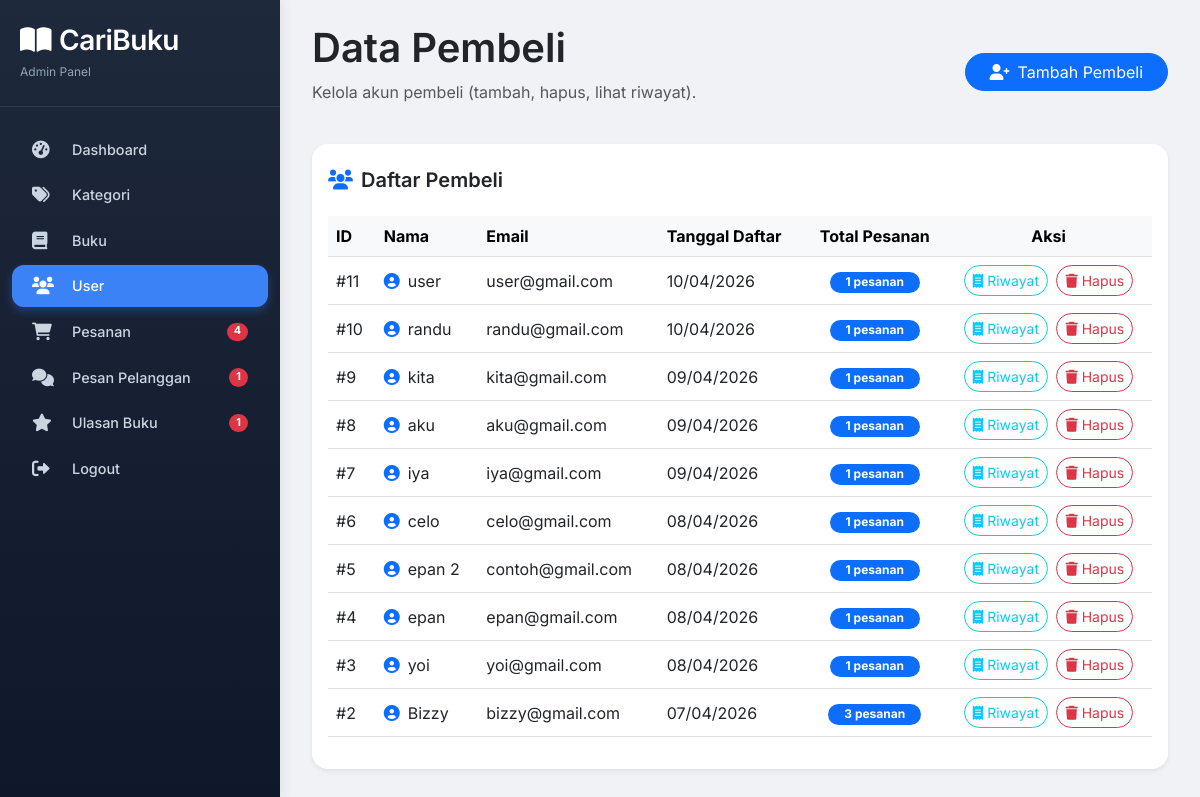
The page /admin/users.php (signed in) on the database its author committed.
### tables this page shows
CREATE TABLE `users` (
  `id` int(11) NOT NULL,
  `name` varchar(100) NOT NULL,
  `email` varchar(100) NOT NULL,
  `password` varchar(255) NOT NULL,
  `role` enum('admin','user') DEFAULT 'user',
  `created_at` timestamp NOT NULL DEFAULT current_timestamp()
);

### admin/users.php (the view, shortened to what this page needs)
<?php
require_once __DIR__ . '/includes/header.php';
$users = $conn->query("
    SELECT u.id, u.name, u.email, u.created_at, COUNT(o.id) as total_orders
    FROM users u
    LEFT JOIN orders o ON u.id = o.user_id
    WHERE u.role = 'user'
    GROUP BY u.id
    ORDER BY u.created_at DESC
");
?>
<div class="d-flex justify-content-between align-items-center flex-wrap mb-4">
    <div>
        <h1 class="display-6 fw-semibold">Data Pembeli</h1>
        <p class="text-muted">Kelola akun pembeli (tambah, hapus, lihat riwayat).</p>
    </div>
    <button class="btn btn-primary rounded-pill px-4" data-bs-toggle="modal" data-bs-target="#addUserModal">
        <i class="fas fa-user-plus me-2"></i>Tambah Pembeli
    </button>
</div>
<div class="card border-0 shadow-sm rounded-4">
    <div class="card-header bg-transparent border-0 pt-4">
        <h5 class="fw-semibold mb-0"><i class="fas fa-users me-2 text-primary"></i>Daftar Pembeli</h5>
    </div>
    <div class="card-body">
        <div class="table-responsive">
            <table class="table table-hover align-middle">
                <thead class="table-light">
                    <tr><th>ID</th><th>Nama</th><th>Email</th><th>Tanggal Daftar</th><th class="text-center">Total Pesanan</th><th class="text-center">Aksi</th></tr>
                </thead>
                <tbody>
                    <?php if ($users->num_rows > 0): ?>
                        <?php while($user = $users->fetch_assoc()): ?>
                        <tr>
                            <td>#<?= $user['id'] ?></td>
                            <td><i class="fas fa-user-circle text-primary me-2"></i><?= htmlspecialchars($user['name']) ?></td>
                            <td><?= htmlspecialchars($user['email']) ?></td>
                            <td><?= date('d/m/Y', strtotime($user['created_at'])) ?></td>
                            <td class="text-center"><span class="badge bg-primary rounded-pill px-3"><?= $user['total_orders'] ?> pesanan</span></td>
                            <td class="text-center">
                                <a href="orders.php?user_id=<?= $user['id'] ?>" class="btn btn-sm btn-outline-info rounded-pill me-1"><i class="fas fa-receipt me-1"></i>Riwayat</a>
                                <button class="btn btn-sm btn-outline-danger rounded-pill" data-bs-toggle="modal" data-bs-target="#deleteUserModal"
                                    data-id="<?= $user['id'] ?>" data-name="<?= htmlspecialchars($user['name']) ?>" data-orders="<?= $user['total_orders'] ?>">
                                    <i class="fas fa-trash me-1"></i>Hapus
                                </button>
                        </tr>
                        <?php endwhile; ?>
                    <?php else: ?>
                        <tr><td colspan="6" class="text-center text-muted py-4">Belum ada pembeli. Silakan tambah pembeli baru. </tr>
                    <?php endif; ?>
                </tbody>
            </table>
        </div>
    </div>
</div>
<?php require_once __DIR__ . '/includes/footer.php'; ?>

### admin/includes/header.php (style rules this page uses)
* { font-family: 'Inter', sans-serif; }
body { background: #f0f2f5; margin: 0; padding: 0; }

### rows shown on the page
users: id "11", name "user", email "user@gmail.com", created_at "10/04/2026", total_orders "1"
users: id "10", name "randu", email "randu@gmail.com", created_at "10/04/2026", total_orders "1"
users: id "9", name "kita", email "kita@gmail.com", created_at "09/04/2026", total_orders "1"
users: id "8", name "aku", email "aku@gmail.com", created_at "09/04/2026", total_orders "1"
users: id "7", name "iya", email "iya@gmail.com", created_at "09/04/2026", total_orders "1"
users: id "6", name "celo", email "celo@gmail.com", created_at "08/04/2026", total_orders "1"
users: id "5", name "epan 2", email "contoh@gmail.com", created_at "08/04/2026", total_orders "1"
users: id "4", name "epan", email "epan@gmail.com", created_at "08/04/2026", total_orders "1"
users: id "3", name "yoi", email "yoi@gmail.com", created_at "08/04/2026", total_orders "1"
users: id "2", name "Bizzy", email "bizzy@gmail.com", created_at "07/04/2026", total_orders "3"

### other values the page prints
$pendingOrdersCount "4"
$unreadChatCount "1"
$pendingReviewsCount "1"
